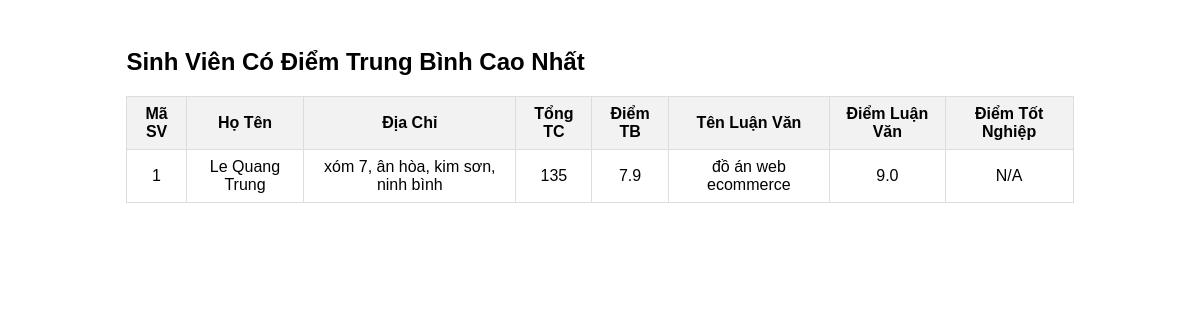
Screenshot of /sinhvien_max_dtb/ with the database file from the repository.
### sinhvien/models.py (models this page shows, shortened)
class SinhVien(models.Model):
    ma_sv = models.IntegerField(primary_key=True)
    ho_ten = models.CharField(max_length=100)
    dia_chi = models.CharField(max_length=100, null=True, blank=True)
    tong_tc = models.IntegerField(default=0)
    diem_tb = models.FloatField(default=0)
    class Meta:
        abstract = True

class HeDaiHoc(SinhVien):
    ten_lv = models.CharField(max_length=100, blank=True)
    diem_lv = models.FloatField(default=0)

### sinhvien/views.py (the view)
# urls.py: path('sinhvien_max_dtb/', views.sinhvien_max_dtb, name='sinhvien_max_dtb'),
def sinhvien_max_dtb(request):
    sinhvien1 = max(HeDaiHoc.objects.all(), key=lambda sv: sv.diem_tb, default=None)
    sinhvien2 = max(VB2.objects.all(), key=lambda sv: sv.diem_tb, default=None)
    if sinhvien1 is None and sinhvien2 is None:
        sinhvien = None
    elif sinhvien1 is None:
        sinhvien = sinhvien2
    elif sinhvien2 is None:
        sinhvien = sinhvien1
    else:
        sinhvien = sinhvien1 if sinhvien1.diem_tb > sinhvien2.diem_tb else sinhvien2
    return render(request, 'sinhvien/sinhvien_max_dtb.html', {'sinhvien': sinhvien})

### sinhvien/templates/sinhvien/sinhvien_max_dtb.html (shortened to what this page needs)
<!DOCTYPE html>
<html lang="en">
<head>
</head>
<body>
    <div class="content">
        <h2>Sinh Viên Có Điểm Trung Bình Cao Nhất</h2>
        {% if sinhvien %}
            <table>
                <tr>
                    <th>Mã SV</th>
                    <th>Họ Tên</th>
                    <th>Địa Chỉ</th>
                    <th>Tổng TC</th>
                    <th>Điểm TB</th>
                    <th>Tên Luận Văn</th>
                    <th>Điểm Luận Văn</th>
                    <th>Điểm Tốt Nghiệp</th>
                </tr>
                <tr>
                    <td>{{ sinhvien.ma_sv }}</td>
                    <td>{{ sinhvien.ho_ten }}</td>
                    <td>{{ sinhvien.dia_chi }}</td>
                    <td>{{ sinhvien.tong_tc }}</td>
                    <td>{{ sinhvien.diem_tb }}</td>
                    {% if sinhvien.ten_lv %}
                        <td>{{ sinhvien.ten_lv }}</td>
                        <td>{{ sinhvien.diem_lv }}</td>
                    {% else %}
                        <td colspan="2">N/A</td>
                    {% endif %}
                    <td>{{ sinhvien.diem_tot_nghiep|default:"N/A" }}</td>
                </tr>
            </table>
        {% else %}
            <p>Không có sinh viên nào.</p>
        {% endif %}
    </div>
</body>
</html>

### sinhvien/templates/sinhvien/sinhvien_max_dtb.html (style rules this page uses)
body { font-family: Arial, sans-serif; display: flex; flex-direction: column; align-items: center; justify-content: center; }
.content { width: 80%; margin-top: 20px; }
table { width: 100%; border-collapse: collapse; }
th, td { border: 1px solid #ddd; padding: 8px; text-align: center; }
th { background-color: #f2f2f2; }

### rows the page displays
HeDaiHoc: ma_sv "1", ho_ten "Le Quang Trung", dia_chi "xóm 7, ân hòa, kim sơn, ninh bình", tong_tc "135", diem_tb "7.9", ten_lv "đồ án web ecommerce", diem_lv "9.0"

### other values shown
{{ sinhvien.diem_tot_nghiep|default:"N/A" }} "N/A"
